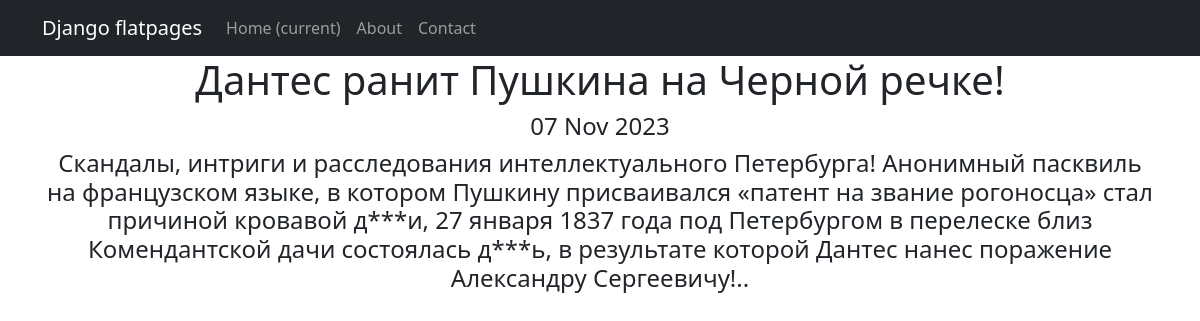
Screenshot of /news/1 with the database file from the repository.
### news/models.py (models this page shows, shortened)
class Post (models.Model):
    news = 'NE'
    article = 'AR'
    Positions = [
        (news, 'Новости'),
        (article, 'Публикации')
    ]
    head = models.CharField(max_length=200)
    text = models.TextField()
    position = models.CharField(
        max_length=2,
        choices=Positions,
        default=news)
    timing_post = models.DateTimeField(auto_now_add=True)
    author = models.ForeignKey(Author, on_delete=models.CASCADE, related_name='posts')
    post_category = models.ManyToManyField(Category, through='PostCategory')
    rating = models.IntegerField(default=0)

### news/views.py (the view)
# urls.py: path('<int:pk>', PostDetail.as_view(), name='post_detail'),
class PostDetail(DetailView):
    model = Post
    template_name = 'new.html'
    context_object_name = 'new'

### news/templatetags/custom_filters.py (called while the page is built)
@register.filter()
def censor(word):
   if isinstance(word, str):
      for i in cens:
         word = word.replace(i[1:], '*' * len(i[1:]))
   else:
      raise ValueError(
         'custom_filters -> censor -> A string is expected, but a different data type has been entered')
   return word

### templates/new.html (shortened to what this page needs)
{% extends 'flatpages/default.html' %}
{% load custom_filters %}
{% block content %}
<h1>{{ new.head|censor }}</h1>
<h4>{{ new.timing_post|date:'d M Y' }}</h4>
<h4>{{ new.text|censor }}</h4>
{% endblock content %}

### rows the page displays
Post: head|censor "Дантес ранит Пушкина на Черной речке!", timing_post "07 Nov 2023", text|censor "Скандалы, интриги и расследования интеллектуального Петербурга! Анонимный пасквиль на французском языке, в котором Пушкину присваивался «патент на звание рогоносца» стал причиной кровавой д***и, 27 января 1837 года под Петербургом в перелеске близ Комендантской дачи состоялась д***ь, в результате которой Дантес нанес поражение Александру Сергеевичу!.."
